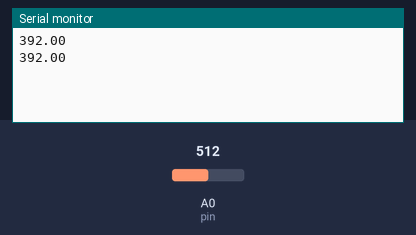
This sketch was run on a simulated Arduino Uno, built with avr-gcc and run on an emulated ATmega328P. On the bench: the last lines printed to the serial monitor. Inputs (shaded band) come from the test bench; at power-on: A0 (pin) = 512.

Above: at 1.2 s.
1.3 s: A0 (pin) set to 716
At 2.6 s:
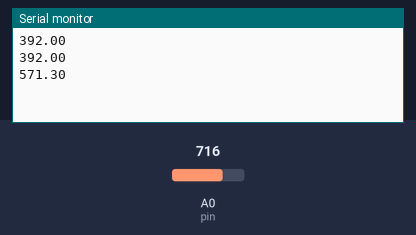
2.8 s: A0 (pin) set to 900
At 3.8 s:
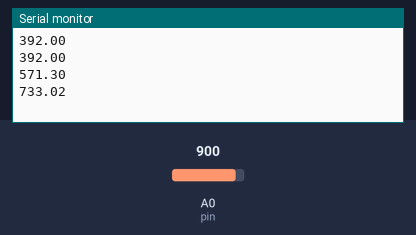
Timing chart, 0 to 5.8 s (numbered marks = the images above; inputs shaded):
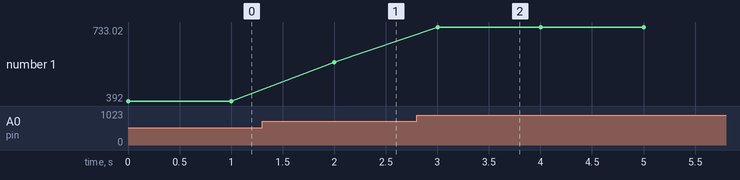

Measured:
- after the input at 1.3 s, the serial monitor: prints a new line after 0.70 s (image 1)
- after the input at 2.8 s, the serial monitor: prints a new line after 0.20 s (image 2)
- plotted number 1: 392 → 571.3 after the input at 1.3 s, 571.3 → 733.02 after the input at 2.8 s

The sketch:

tmp36.basic.ino
```cpp
#include <Time.h>
#include <TimeLib.h>

const int pin = 0;

void setup() {
  Serial.begin(9600);
}

void loop() {
  float voltage, degreesC, degreesF, raw;

  raw = getRawData(pin);
  voltage = getVoltage(pin);
  degreesC = (voltage - 0.5) * 100.0;
  degreesF = degreesC * (9.0 / 5.0) + 32.0;
//  Serial.println(raw);
//  Serial.print("voltage: ");
//  Serial.print(voltage);
//  Serial.print(" deg C: ");
//  Serial.print(degreesC);
//  Serial.print(" deg F: ");

    Serial.println(degreesF, 2);
//  Serial.print(" ");
//  Serial.println(now());

  delay(1000);
}

float getRawData(int pin) {
  return (analogRead(pin));
}

float getVoltage(int pin) {
  return (analogRead(pin) * 0.004882814);
}
```
